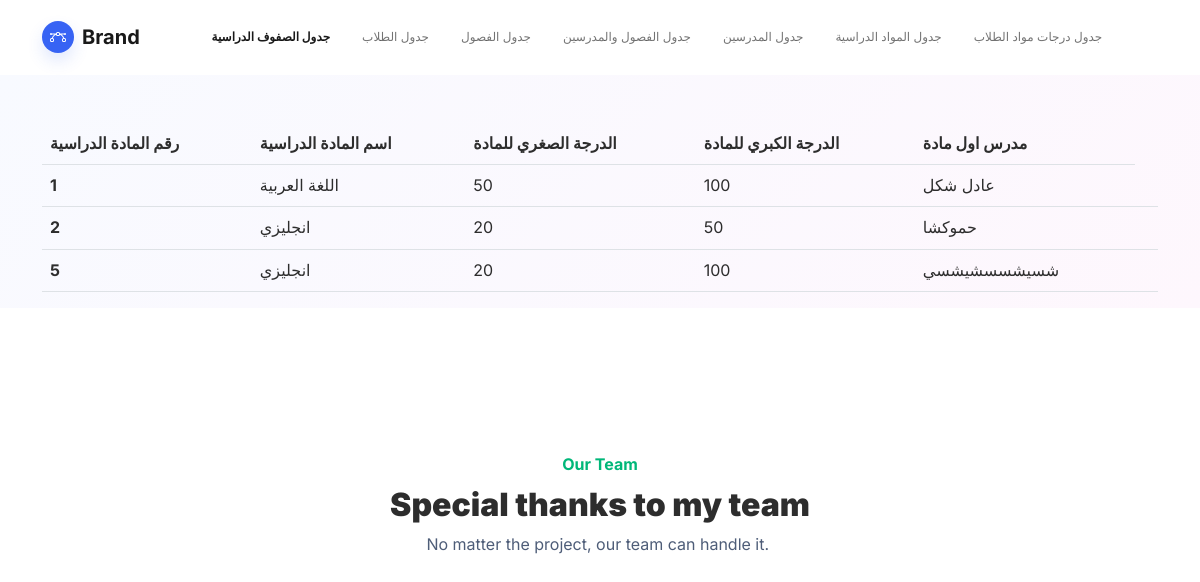
The app's page /index5.php with its own data.
### tables this page shows
CREATE TABLE `subjectdata` (
  `id` int(11) NOT NULL,
  `madaname` varchar(200) NOT NULL,
  `also8ra` varchar(50) NOT NULL,
  `aldrga2lkobra` varchar(50) NOT NULL,
  `modaresawal` varchar(200) NOT NULL
);

### index5.php (the view, shortened to what this page needs)
<!DOCTYPE html>
<html lang="en">
<head>
    <link rel="stylesheet" href="assets/bootstrap/css/bootstrap.min.css">
</head>
<body style="/*background: url(&quot;design.jpg&quot;);*/background-position: 0 -60px;">
    <nav class="navbar navbar-light navbar-expand-md sticky-top navbar-shrink py-3" id="mainNav">
        <div class="container"><a class="navbar-brand d-flex align-items-center" href="/"><span class="bs-icon-sm bs-icon-circle bs-icon-primary shadow d-flex justify-content-center align-items-center me-2 bs-icon">
                    </span><span>Brand</span></a>
            <div class="collapse navbar-collapse" style="font-size:12px"; id="navcol-1">
                <ul class="navbar-nav mx-auto">
                    <li class="nav-item"><a class="nav-link active" href="index.php">جدول الصفوف الدراسية</a></li>
                    <li class="nav-item"><a class="nav-link" href="index1.php">جدول الطلاب</a></li>
                    <li class="nav-item"><a class="nav-link" href="index2.php">جدول الفصول</a></li>
                    <li class="nav-item"><a class="nav-link" href="index3.php">جدول الفصول والمدرسين</a></li>
                    <li class="nav-item"><a class="nav-link" href="index4.php">جدول المدرسين</a></li>
                    <li class="nav-item"><a class="nav-link" href="index5.php">جدول المواد الدراسية</a></li>
                    <li class="nav-item"><a class="nav-link" href="index6.php">جدول درجات مواد الطلاب</a></li>
            </div>
        </div>
    </nav>
    <header class="bg-primary-gradient">
        <div class="container pt-4 pt-xl-5">
            <div class="table-responsive">
                <table class="table">
                    <thead>
                        <tr>
      <th>رقم المادة الدراسية</th>
      <th>اسم المادة الدراسية</th>
      <th>الدرجة الصغري للمادة</th>
      <th>الدرجة الكبري للمادة</th>
      <th>مدرس اول مادة</th>
                        </tr>
                    </thead>
                    <tbody>
                        <tbody>
							 <?php
    include "admin/connection.php";
    $sql= "select * from subjectdata";
    $result = $conn->query($sql);
    while($row=$result->fetch_assoc()){
    echo "
    <tr>
      <th>$row[id]</th>
      <td>$row[madaname]</td>
      <td>$row[also8ra]</td>
      <td>$row[aldrga2lkobra]</td>
      <td>$row[modaresawal]</td>
      <td>
      </td>
    </tr>
    ";
    }
    ?>
                        </tbody>
                    </tbody>
                </table>
            </div>
        </div>
    </header>
    <section class="py-5 mt-5">
        <div class="container py-5">
            <div class="row mb-5">
                <div class="col-md-8 col-xl-6 text-center mx-auto">
                    <p class="fw-bold text-success mb-2">Our Team</p>
                    <h2 class="fw-bold"><strong>Special thanks to my team</strong></h2>
                    <p class="text-muted w-lg-50">No matter the project, our team can handle it.&nbsp;</p>
                </div>
                        </div>
                    </div>
    </section>
</body>
</html>

### records on screen
subjectdata: id "1", madaname "اللغة العربية", also8ra "50", aldrga2lkobra "100", modaresawal "عادل شكل"
subjectdata: id "2", madaname "انجليزي", also8ra "20", aldrga2lkobra "50", modaresawal "حموكشا"
subjectdata: id "5", madaname "انجليزي", also8ra "20", aldrga2lkobra "100", modaresawal "شسيشسسشيشسي"
